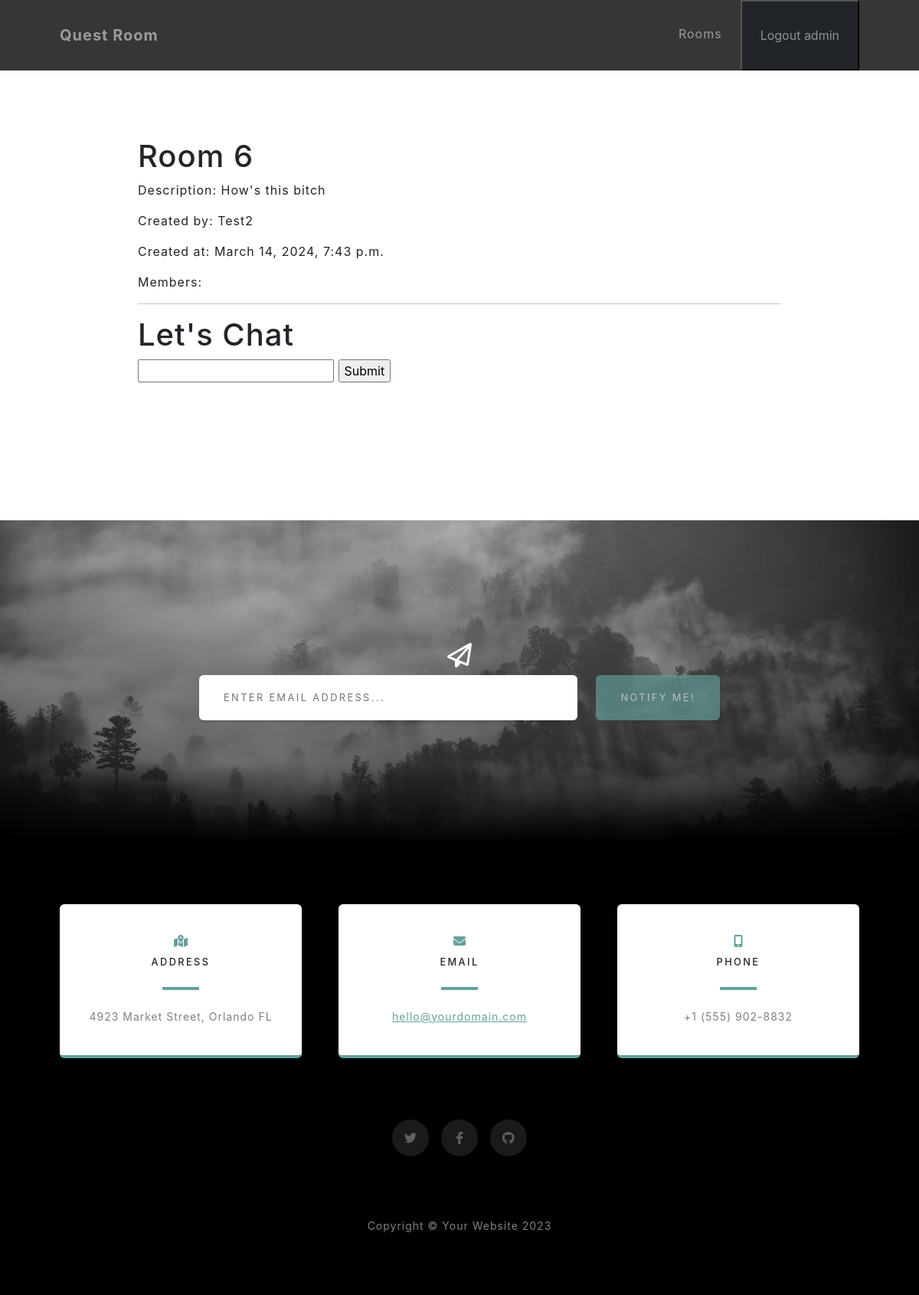
Page /rooms/6/ (signed in) on the committed database.
### users/models.py (models this page shows)
class User(AbstractUser):
    def __str__(self) -> str:
        return f'{self.id} - {self.username}'

### rooms/models.py (models this page shows, shortened)
class QuestRoom(models.Model):
    class RoomType(models.TextChoices):
        LEETCODE = 'LC', 'LeetCode'
    name = models.CharField(max_length=50)
    description = models.TextField()
    room_type = models.CharField(
        choices=RoomType.choices,
        default=RoomType.LEETCODE,
        max_length=2
    )
    created_by = models.ForeignKey(User, on_delete=models.CASCADE, related_name='rooms')
    members = models.ManyToManyField(User)
    expire_days = models.PositiveIntegerField(default=1)
    expires_at = models.DateTimeField()
    daily_required_points = models.PositiveIntegerField(default=1)
    created_at = models.DateTimeField(auto_now_add=True)
    updated_at = models.DateTimeField(auto_now=True)
    class Meta:
        unique_together = [['name', 'created_by']]

### rooms/views.py (the view)
# urls.py: path('rooms/<int:room_id>/', views.view_room, name='view_room'),
@login_required
def view_room(request, room_id):
    room = get_object_or_404(QuestRoom, pk=room_id)
    latest_messages = Message.latest_messages.get_latest_messages(room_id)
    return render (
        request,
        'rooms/view_room.html', {
            'room': room,
            'latest_messages': latest_messages,
        }
    )

### rooms/models.py (called while the page is built)
    def get_latest_messages(self, room_id, limit=30):
        return self.filter(room_id=room_id).order_by('-created_at')[:limit]

### rooms/templates/rooms/view_room.html (shortened to what this page needs)
{% extends 'rooms/base.html' %}
{% block content %}
    <main>
        <h1>Room {{ room.id }}</h1>
        <p>Description: {{ room.description }}</p>
        <p>Created by: {{ room.created_by.username }}</p>
        <p>Created at: {{ room.created_at }}</p>
        <p>Members:</p>
        <hr>
        <h1>Let's Chat</h1>
        <form id="form">
            <input type="text" name="message">
            <input type="submit">
        </form>
    </main>
{% endblock content %}

### rooms/templates/rooms/base.html (shortened to what this page needs)
{% load static %}
<!DOCTYPE html>
<html lang="en">
    <head>
        <link href="https://api.fontshare.com/v2/css?f[]=supreme@400&f[]=chubbo@700&display=swap" rel="stylesheet">
        <link href="{% static 'css/styles.css' %}" rel="stylesheet" />
    </head>
    <body id="page-top">
        <nav class="navbar navbar-expand-lg navbar-light fixed-top" id="mainNav">
            <div class="container px-4 px-lg-5">
                <a class="navbar-brand" href="#page-top">Quest Room</a>
                <div class="collapse navbar-collapse" id="navbarResponsive">
                    <ul class="navbar-nav ms-auto">
                        <li class="nav-item"><a class="nav-link" href="#projects">Rooms</a></li>
                        {% if request.user.is_authenticated %}
                            <li class="nav-item">
                                <form action="{% url 'users:logout' %}" method="post">
                                    <button type="submit" class="nav-link bg-dark">Logout {{ request.user.username }}</button>
                                </form>
                            </li>
                        {% endif %}
                    </ul>
                </div>
            </div>
        </nav>
        {% block content %}
        {% endblock content %}
        <section class="signup-section" id="signup">
            <div class="container px-4 px-lg-5">
                <div class="row gx-4 gx-lg-5">
                    <div class="col-md-10 col-lg-8 mx-auto text-center">
                        <i class="far fa-paper-plane fa-2x mb-2 text-white"></i>
                        <form class="form-signup" id="contactForm" data-sb-form-api-token="API_TOKEN">
                            <div class="row input-group-newsletter">
                                <div class="col"><input class="form-control" id="emailAddress" type="email" placeholder="Enter email address..." aria-label="Enter email address..." data-sb-validations="required,email" /></div>
                                <div class="col-auto"><button class="btn btn-primary disabled" id="submitButton" type="submit">Notify Me!</button></div>
                            </div>
                        </form>
                    </div>
                </div>
            </div>
        </section>
        <section class="contact-section bg-black">
            <div class="container px-4 px-lg-5">
                <div class="row gx-4 gx-lg-5">
                    <div class="col-md-4 mb-3 mb-md-0">
                        <div class="card py-4 h-100">
                            <div class="card-body text-center">
                                <i class="fas fa-map-marked-alt text-primary mb-2"></i>
                                <h4 class="text-uppercase m-0">Address</h4>
                                <hr class="my-4 mx-auto" />
                                <div class="small text-black-50">4923 Market Street, Orlando FL</div>
                            </div>
                        </div>
                    </div>
                    <div class="col-md-4 mb-3 mb-md-0">
                        <div class="card py-4 h-100">
                            <div class="card-body text-center">
                                <i class="fas fa-envelope text-primary mb-2"></i>
                                <h4 class="text-uppercase m-0">Email</h4>
                                <hr class="my-4 mx-auto" />
                                <div class="small text-black-50"><a href="#!">hello@yourdomain.com</a></div>
                            </div>
                        </div>
                    </div>
                    <div class="col-md-4 mb-3 mb-md-0">
                        <div class="card py-4 h-100">
                            <div class="card-body text-center">
                                <i class="fas fa-mobile-alt text-primary mb-2"></i>
                                <h4 class="text-uppercase m-0">Phone</h4>
                                <hr class="my-4 mx-auto" />
                                <div class="small text-black-50">+1 (555) 902-8832</div>
                            </div>
                        </div>
                    </div>
                </div>
                <div class="social d-flex justify-content-center">
                    <a class="mx-2" href="#!"><i class="fab fa-twitter"></i></a>
                    <a class="mx-2" href="#!"><i class="fab fa-facebook-f"></i></a>
                    <a class="mx-2" href="#!"><i class="fab fa-github"></i></a>
                </div>
            </div>
        </section>
        <footer class="footer bg-black small text-center text-white-50"><div class="container px-4 px-lg-5">Copyright &copy; Your Website 2023</div></footer>
    </body>
</html>

### rows in the picture
User: user.username "admin"
QuestRoom: id "6", description "How's this bitch", created_by.username "Test2", created_at "March 14, 2024, 7:43 p.m."
